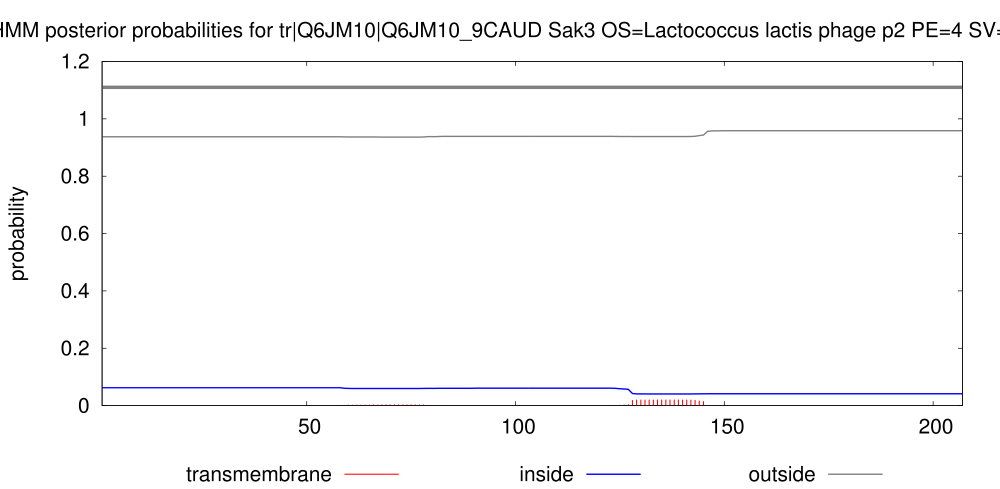

Write the gnuplot code that produced this figure.
set arrow from 1,1.11 to 207,1.11 nohead lt 9 lw 10
set key below
set title "TMHMM posterior probabilities for tr|Q6JM10|Q6JM10_9CAUD Sak3 OS=Lactococcus lactis phage p2 PE=4 SV=1 ORF=35"
set yrange [0:1.2]
set size 2., 1.4
#set xlabel "position"
set ylabel "probability"
set xrange [1:207]
# Make the ps plot
set term postscript eps color solid "Helvetica" 30
set output "./TMHMM_9908/tr_Q6JM10_Q6JM10_9CAUD.eps"
plot "./TMHMM_9908/tr_Q6JM10_Q6JM10_9CAUD.plp" using 1:4 title "transmembrane" with impulses lt 1 lw 3, \
"" using 1:3 title "inside" with line lt 3 lw 4, \
"" using 1:5 title "outside" with line lt 9 lw 4
exit
